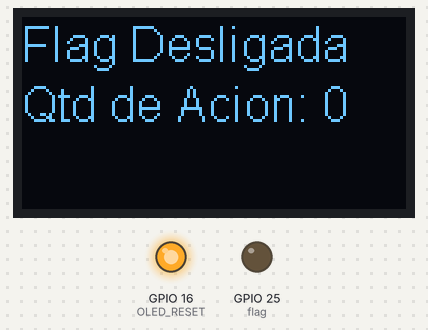
This program was run on a simulated ESP32. Parts: 128×64 one-colour display, output pins drawn as LEDs (lit = HIGH).

Above: at 0.1 s.
At 8.1 s:
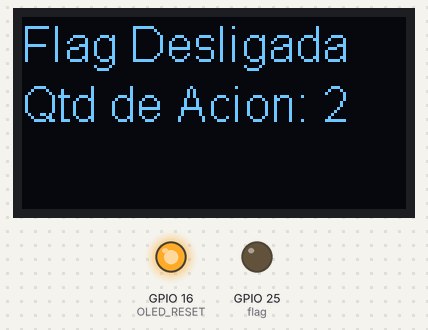
At 20.2 s:
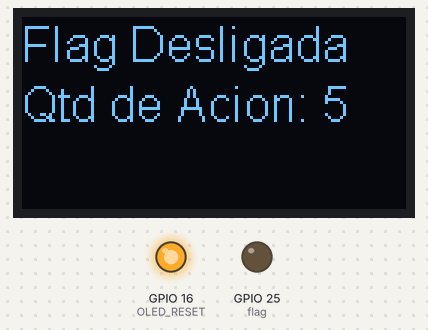
At 38.4 s:
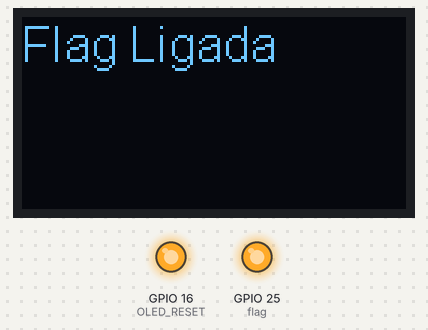
Timing chart, 0 to 39.9 s (numbered marks = the images above):
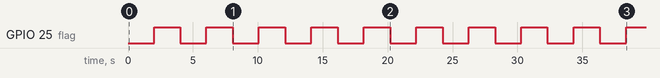

Measured:
- by itself, GPIO 25 (flag): alternates HIGH for 2.0 s and LOW for 2.0 s
- what the display in image 0 shows lasts 2.0 s, from 0.0 s to 2.0 s

The program:

main.cpp
```cpp
// AUTOR: Hygor Pimentel
// DATA: 01/07/2021

#include <Arduino.h>
#include <SSD1306.h>


/** Mapeamento de hardware **/

#define flag 25
#define OLED_ADDRES 0x3c
#define OLED_SDA 4
#define OLED_SCL 15
#define OLED_RESET 16

/** Variaveis Globais **/

int counter   = 0,
    temp      = 0,
    temp_flag = 2000; //tempo em ms


/** Instanciamento de objetos **/

SSD1306 OLED(OLED_ADDRES,OLED_SDA,OLED_SCL);


/** Implementação das Funções **/

void display_config()
{
  pinMode(OLED_RESET,OUTPUT);
  digitalWrite(OLED_RESET,LOW);
  delay(10);
  digitalWrite(OLED_RESET,HIGH);
  delay(10);

  OLED.init();

  OLED.flipScreenVertically();
  OLED.setFont(ArialMT_Plain_16);
  OLED.setTextAlignment(TEXT_ALIGN_LEFT);
}

void Logica()
{
  if (millis() - temp >= temp_flag)
  {
    digitalWrite(flag,!digitalRead(flag));
    temp = millis();

  }
  if (digitalRead(flag) == HIGH)
  {
    OLED.clear();
    OLED.drawString(0,0,"Flag Ligada");
    OLED.display();
    delay(temp_flag);
    counter++;
  }

  OLED.clear();
  OLED.drawString(0,0,"Flag Desligada");
  OLED.drawString(0,20,"Qtd de Acion: " + String(counter) );
  OLED.display();

}


void setup()
{
  display_config();
  pinMode(flag,OUTPUT);
  digitalWrite(flag,LOW);

}

void loop()
{
  Logica();
}
```
